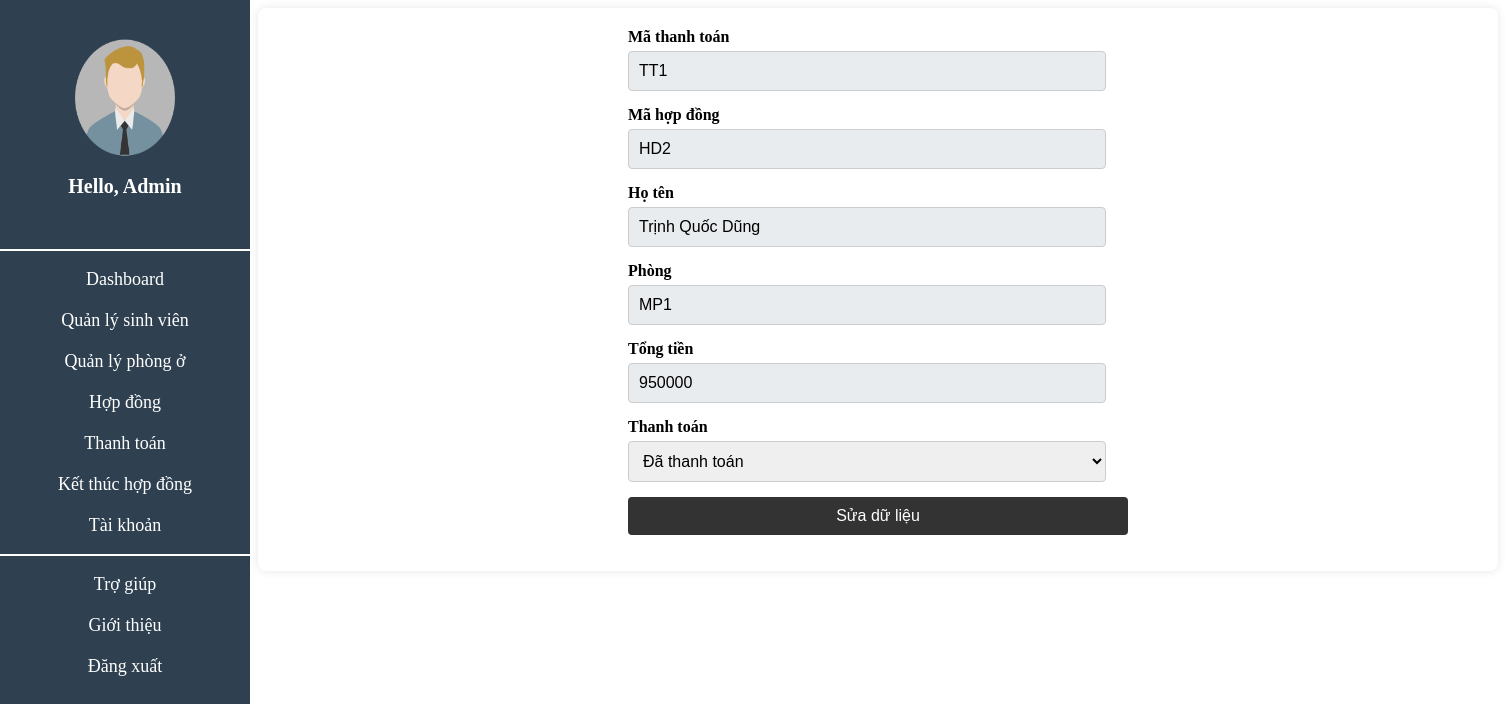
Page /view/Suathanhtoan.php?id=10 on the committed database.
### tables this page shows
CREATE TABLE `thanhtoan` (
  `id` int(11) NOT NULL,
  `Mathanhtoan` varchar(50) NOT NULL,
  `Mahopdong` varchar(50) DEFAULT NULL,
  `Hoten` varchar(100) DEFAULT NULL,
  `Maphong` varchar(50) DEFAULT NULL,
  `Tongtien` varchar(50) DEFAULT NULL,
  `Thanhtoan` varchar(50) NOT NULL,
  `Ngaytao` timestamp NULL DEFAULT current_timestamp() ON UPDATE current_timestamp()
);

### view/Suathanhtoan.php (the view, shortened to what this page needs)
<link rel="stylesheet" href="../css/themhopdong.css">
<?php
    include "sliderbar.php";
    include_once "../config/db.php";
    if(isset($_GET['id'])) {
        $id = $_GET['id'];
        $sql = "SELECT * FROM thanhtoan WHERE id = $id";
        $result = mysqli_query($conn, $sql);
        if(mysqli_num_rows($result) == 1) {
            $student = mysqli_fetch_assoc($result);
        } else {
            echo "<script>alert('Không tìm thấy thông tin thanh toán');</script>";
            exit;
        }
    } else {
        echo "<script>alert('ID Thanh toán không được cung cấp');</script>";
        exit;
    }
?>
<body>
    <div class="themsinhvien">
        <div>
            <form action="" method="POST">
                <label for="Mathanhtoan">Mã thanh toán</label>
                <input type="text" name="Mathanhtoan" id="mathanhtoan" value="<?php echo $student['Mathanhtoan']; ?>" readonly>
                <label for="Mahopdong">Mã hợp đồng</label>
                <input type="text" name="Mahopdong" id="mahopdong" value="<?php echo $student['Mahopdong']; ?>" readonly>
                <label for="Hoten">Họ tên</label>
                <input type="text" name="Hoten" id="hoten" value="<?php echo $student['Hoten']; ?>" readonly>
                <label for="Phong">Phòng</label>
                <input type="text" name="Phong" id="phong" value="<?php echo $student['Maphong']; ?>" readonly>
                <label for="Tongtien">Tổng tiền</label>
                <input type="text" name="Tongtien" id="tongtien" value="<?php echo $student['Tongtien']; ?>" readonly>
                <label for="Phong">Thanh toán</label>
                    <select name="Thanhtoan" id="thanhtoan">
                        <option value="Đã thanh toán" <?php echo $student['Thanhtoan'] == 'Đã thanh toán' ? 'selected' : ''; ?>>Đã thanh toán</option>
                    </select>
                <input type="submit" value="Sửa dữ liệu">
            </form>
        </div>
    </div>
</body>

### css/themhopdong.css (style rules this page uses)
.themsinhvien { background-color: #ffffff; padding: 20px; border-radius: 8px; box-shadow: 0 0 10px rgba(0, 0, 0, 0.1); width: 1200px; margin-left: 250px; display: flex; flex-direction: column; align-items: center; }
form { display: flex; flex-direction: column; width: 500px; }
form label { margin-bottom: 5px; font-weight: bold; color: black; text-align: left; }
input[readonly], input[type="text"]:disabled, select:disabled { background-color: #e9ecef; }
input[type="text"], select { margin-bottom: 15px; padding: 10px; border: 1px solid #cccccc; border-radius: 4px; font-size: 16px; width: calc(100% - 22px); }
input[type="submit"] { background-color: #333; color: white; padding: 10px; border: none; border-radius: 4px; cursor: pointer; font-size: 16px; }
select { padding: 10px; border: 1px solid #cccccc; border-radius: 4px; font-size: 16px; }

### rows in the picture
thanhtoan: Mathanhtoan "TT1", Mahopdong "HD2", Hoten "Trịnh Quốc Dũng", Phong "MP1", Tongtien "950000", Thanhtoan "Đã thanh toán"
